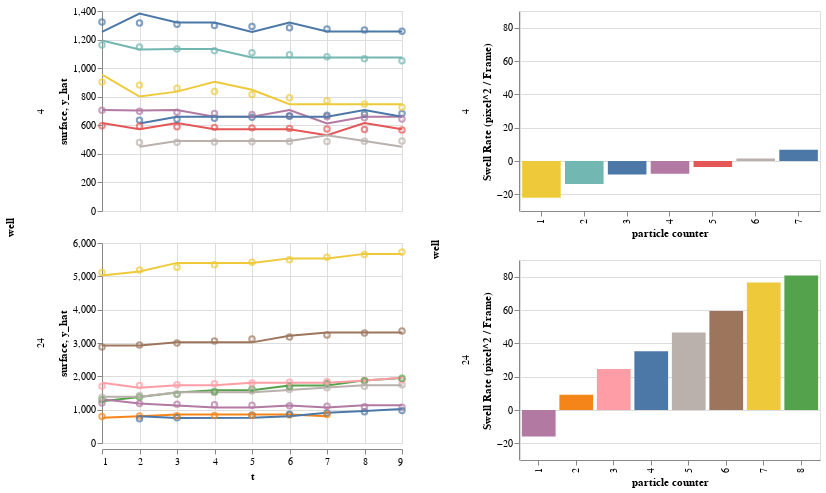

The notebook cell this image was saved under:
### Code cell
# Parameters
memory = slider_memory.value
required_t_steps = slider_min_t_steps.value
max_se = slider_max_se.value
seed = slider_seed.value

# Load data
df = pd.read_csv(folder_path / 'output.csv', sep=';')

# Calculate centers
df['x'] = (df['x2'] + df['x1']) / 2
df['y'] = (df['y2'] + df['y1']) / 2

# Apply particle tracking
df = df.groupby('well').apply(tp.link, search_range=20, memory=memory, t_column='t').reset_index(drop=True)

# Filter for particles that have at least 10 timesteps
df = df[df.groupby(['well','particle'])['t'].transform('count') >= required_t_steps]

if len(df) == 0:
  raise Exception('Warning: no particles are left with these settings')

df = df.groupby(['well','particle']).apply(linear_reg)

# Remove particles with high t_se
df = df[df['param_t_se'] <= max_se]

processing_impact_graph(df)

### Figure 1 — Vega-Lite specification as saved in the notebook (floating-point values rounded to 4 significant figures; data arrays with more than 128 entries replaced by an {"elided": "..."} marker saying what was removed)
{"config": {"view": {"continuousWidth": 400, "continuousHeight": 300}}, "hconcat": [{"data": {"name": "data-ca0dd6dbb12278b812037fe8e41569ce"}, "facet": {"row": {"type": "quantitative", "field": "well"}}, "spec": {"layer": [{"mark": "line", "encoding": {"color": {"type": "nominal", "field": "particle", "legend": null}, "tooltip": [{"type": "nominal", "field": "particle"}, {"type": "quantitative", "field": "param_t_se"}], "x": {"type": "quantitative", "field": "t"}, "y": {"type": "quantitative", "field": "surface"}}, "height": 200, "width": 300}, {"mark": "point", "encoding": {"color": {"type": "nominal", "field": "particle", "legend": null}, "tooltip": [{"type": "nominal", "field": "particle"}, {"type": "quantitative", "field": "param_t_se"}], "x": {"type": "quantitative", "field": "t"}, "y": {"type": "quantitative", "field": "y_hat"}}, "height": 200, "width": 300}]}, "resolve": {"scale": {"y": "independent"}}}, {"data": {"name": "data-98d030eb39e83cc234bb701c8fb36902"}, "facet": {"row": {"type": "quantitative", "field": "well"}}, "spec": {"mark": "bar", "encoding": {"color": {"type": "nominal", "field": "particle", "legend": null}, "tooltip": [{"type": "nominal", "field": "particle"}], "x": {"type": "ordinal", "field": "rank", "title": "particle counter"}, "y": {"type": "quantitative", "field": "param_t", "title": "Swell Rate (pixel^2 / Frame)"}}, "height": 200, "width": 300}, "resolve": {"scale": {"x": "independent"}}}], "$schema": "https://vega.github.io/schema/vega-lite/v4.0.0.json", "datasets": {"data-ca0dd6dbb12278b812037fe8e41569ce": {"elided": "129 records"}, "data-98d030eb39e83cc234bb701c8fb36902": [{"well": 4, "particle": 0, "param_t": -8.168, "rank": 3.0}, {"well": 4, "particle": 2, "param_t": -3.56, "rank": 5.0}, {"well": 4, "particle": 3, "param_t": -13.77, "rank": 2.0}, {"well": 4, "particle": 5, "param_t": -22.04, "rank": 1.0}, {"well": 4, "particle": 6, "param_t": -7.697, "rank": 4.0}, {"well": 4, "particle": 10, "param_t": 6.732, "rank": 7.0}, {"well": 4, "particle": 9, "param_t": 1.459, "rank": 6.0}, {"well": 24, "particle": 1, "param_t": 9.2, "rank": 2.0}, {"well": 24, "particle": 4, "param_t": 80.74, "rank": 8.0}, {"well": 24, "particle": 5, "param_t": 76.5, "rank": 7.0}, {"well": 24, "particle": 6, "param_t": -15.87, "rank": 1.0}, {"well": 24, "particle": 7, "param_t": 24.66, "rank": 3.0}, {"well": 24, "particle": 8, "param_t": 59.43, "rank": 6.0}, {"well": 24, "particle": 9, "param_t": 46.55, "rank": 5.0}, {"well": 24, "particle": 10, "param_t": 35.26, "rank": 4.0}]}}
